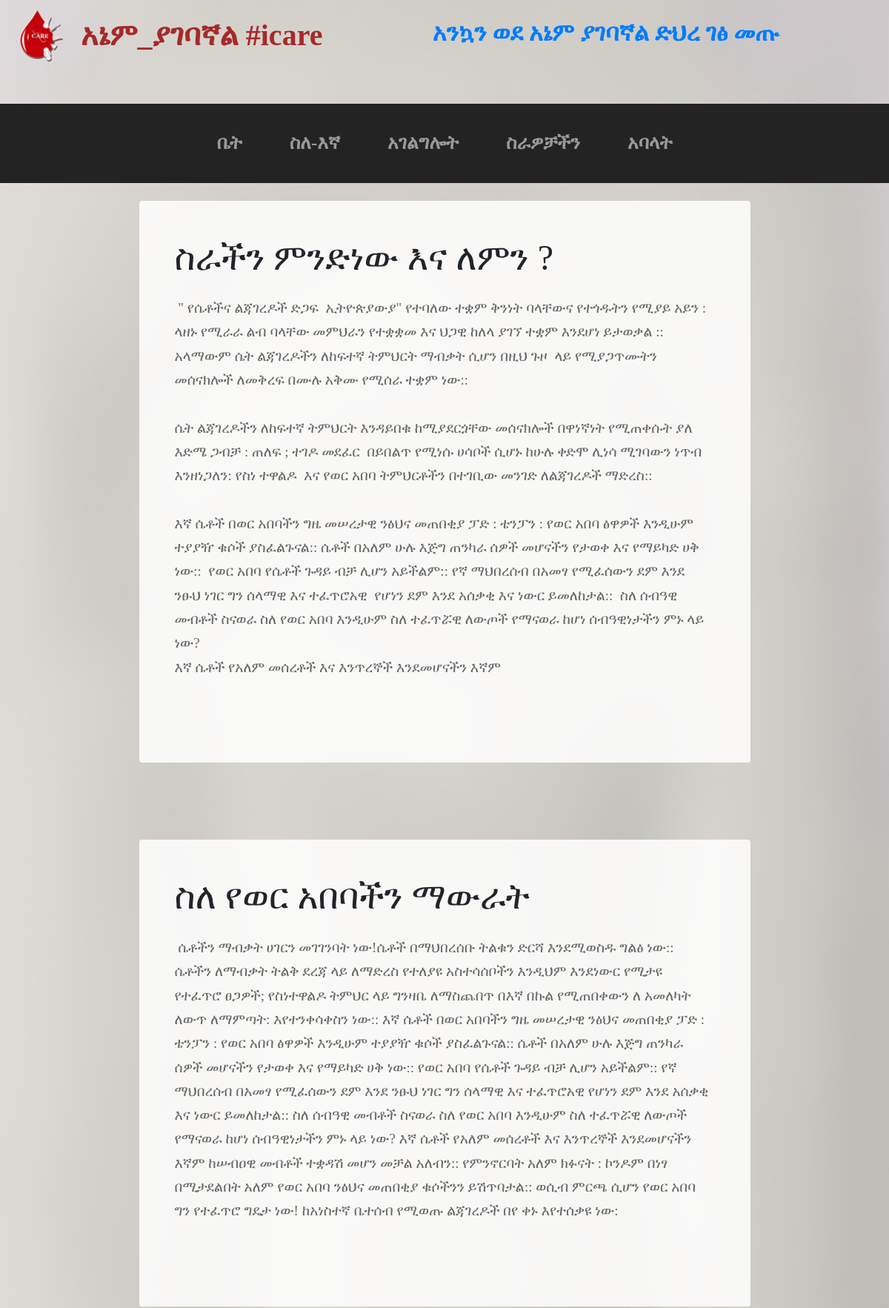
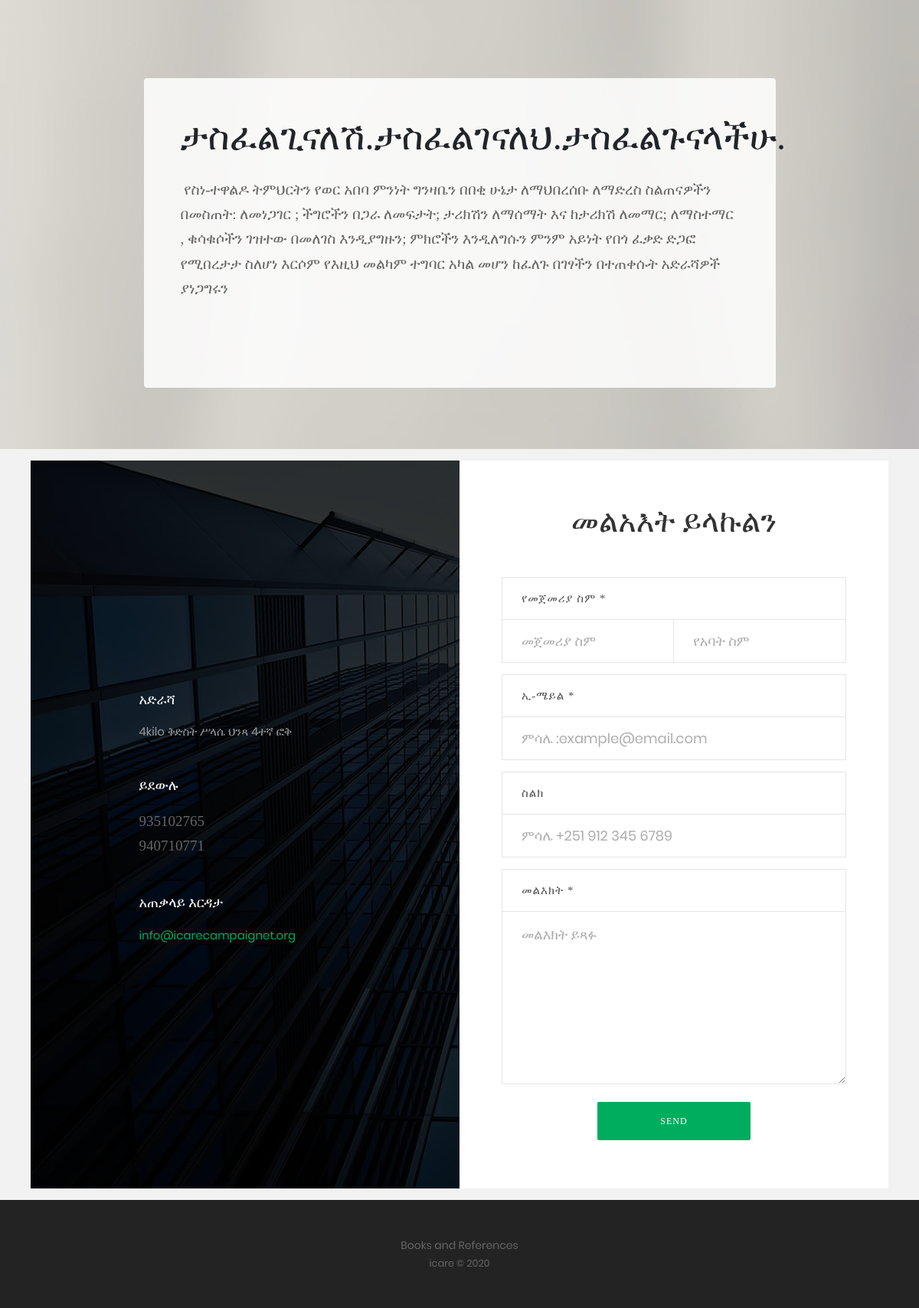
/about, run on the app's committed database (2 pictures, top to bottom).
### pages/models.py (models this page shows, shortened)
class header(models.Model):
    company_name = models.CharField(max_length=50, unique=True)
    pic = models.ImageField(upload_to='static/img/logo', null=True)
    welcome = models.TextField(max_length=100, null=True)

class about_content(models.Model):
    title = models.CharField(max_length=50, null=True, unique=True)
    description = models.TextField(max_length=1000)

class contact(models.Model):
    address = models.CharField(max_length=100, null=True, unique=False)
    phone = models.TextField(null=True, unique=False)
    email = models.CharField(max_length= 25, null=True, unique=False)

### pages/views.py (the view)
# urls.py: path('about', views.about, name='about'),
def about(request):
	about_content = models.about_content.objects.all()
	contacts = models.contact.objects.all()
	header = models.header.objects.all()
	return render(request, 'about.html', {'about_content': about_content, 'contacts': contacts, 'header': header})

### templates/about.html (shortened to what this page needs)
{% extends 'base.html' %}
{% block content %}
    {%for ac in about_content%}
        <br>
        <section class="page-section about-heading">
            <div class="container">
                <div class="about-heading-content">
                    <div class="row">
                        <div class="col-xl-9 col-lg-10 mx-auto">
                            <div class="bg-faded rounded p-5">
                                <h2 class="section-heading mb-4">
                                    <span class="section-heading-lower">{{ac.title}}</span>
                                </h2>
                                <p class="mb-0"> {{ac.description}}
                                </p>
                            </div>
                        </div>
                    </div>
                </div>
            </div>
        </section>
{%endfor%}
{% endblock %}

### templates/base.html (shortened to what this page needs)
{% load static %}
<!DOCTYPE html>
<html lang="amh">
    <head>
        <link rel="stylesheet" href="{% static 'vendor/bootstrap/css/bootstrap.min.css' %}" >
        <link rel="stylesheet" href="{% static 'css/business-casual.min.css' %}" >
		<link rel="stylesheet" type="text/css" href="{% static 'contact/vendor/bootstrap/css/bootstrap.min.css' %}">
		<link rel="stylesheet" type="text/css" href="{% static 'contact/fonts/font-awesome-4.7.0/css/font-awesome.min.css' %}">
		<link rel="stylesheet" type="text/css" href="{% static 'contact/fonts/Linearicons-Free-v1.0.0/icon-font.min.css' %}">
		<link rel="stylesheet" type="text/css" href="{% static 'contact/vendor/animate/animate.css' %}">
		<link rel="stylesheet" type="text/css" href="{% static 'contact/vendor/css-hamburgers/hamburgers.min.css' %}">
		<link rel="stylesheet" type="text/css" href="{% static 'contact/vendor/animsition/css/animsition.min.css' %}">
		<link rel="stylesheet" type="text/css" href="{% static 'contact/vendor/select2/select2.min.css' %}">
		<link rel="stylesheet" type="text/css" href="{% static 'contact/vendor/daterangepicker/daterangepicker.css' %}" >
		<link rel="stylesheet" type="text/css" href="{% static 'contact/css/util.css' %}">
		<link rel="stylesheet" type="text/css" href="{% static 'contact/css/main.css' %}">
	</head>
<body>
{% for msg in header %}
        <h1 class="site-heading text-center text-white d-none d-lg-block">
            <div id="logo" class="pull-left" style="float: left">
                <img src="{{ msg.pic }}">
            </div>
            <span class="site-heading-lower" style="float: left">{{msg.company_name}}</span>
			<span class="site-heading-upper text-primary" style="text-align: center;">{{ msg.welcome }}</span>
        </h1>
        <nav class="navbar navbar-expand-lg navbar-dark py-lg-4" id="mainNav">
            <div class="container">
                <div class="collapse navbar-collapse" id="navbarResponsive">
                    <ul class="navbar-nav mx-auto">
                        <li class="nav-item active px-lg-4">
                        <a class="nav-link text-uppercase text-expanded" style="font-size: 25px; font-family: Ethiopia Jiret;" href="{% url 'index' %}">ቤት
                            <span class="sr-only">(current)</span></a>
                        </li>
                         <li class="nav-item active px-lg-4">
                           <a class="nav-link text-uppercase text-expanded" style="font-size: 25px; font-family: Ethiopia Jiret;" href="{% url 'about' %}">ስለ-እኛ</a>
                         </li>
                         <li class="nav-item active px-lg-4">
                           <a class="nav-link text-uppercase text-expanded" style="font-size: 25px; font-family: Ethiopia Jiret;" href="{% url 'service' %}">አገልግሎት</a>
                         </li>
                         <li class="nav-item active px-lg-4">
                           <a class="nav-link text-uppercase text-expanded" style="font-size: 25px; font-family: Ethiopia Jiret;" href="{% url 'our_work' %}">ስራዎቻችን</a>
                         </li>
                         <li class="nav-item active px-lg-4">
                           <a class="nav-link text-uppercase text-expanded" style="font-size: 25px; font-family: Ethiopia Jiret;" href="{% url 'portfolio' %}">አባላት</a>
                         </li>
                    </ul>
                </div>
            </div>
        </nav>
{% endfor %}
{% block content %}
{% endblock content %}
{% for contact in contacts %}
<div class="container-contact100">
		<div class="wrap-contact100">
			<form class="contact100-form validate-form">
				<span class="contact100-form-title">
					መልአእት ይላኩልን
				</span>
				<label class="label-input100" for="first-name">የመጀመሪያ ስም *</label>
				<div class="wrap-input100 rs1-wrap-input100 validate-input" data-validate="የመጀመሪያ ስም ያስገቡ">
					<input id="first-name" class="input100" type="text" name="first-name" placeholder="መጀመሪያ ስም">
				</div>
				<div class="wrap-input100 rs2-wrap-input100 validate-input" data-validate="የአባት ስም ያስገቡ">
					<input class="input100" type="text" name="last-name" placeholder="የአባት ስም">
				</div>
				<label class="label-input100" for="email">ኢ-ሜይል *</label>
				<div class="wrap-input100 validate-input" data-validate = "በትክክል ያስገቡ፣ምሳሌ: ex@abc.xyz">
					<input id="email" class="input100" type="text" name="email" placeholder="ምሳሌ :example@email.com">
				</div>
				<label class="label-input100" for="phone">ስልክ</label>
				<div class="wrap-input100">
					<input id="phone" class="input100" type="text" name="phone" placeholder="ምሳሌ +251 912 345 6789">
				</div>
				<label class="label-input100" for="message">መልእክት *</label>
				<div class="wrap-input100 validate-input" data-validate = "መልእክት አላስገቡም">
					<textarea id="message" class="input100" name="message" placeholder="መልእክት ይጻፉ"></textarea>
				</div>
				<div class="container-contact100-form-btn">
					<button class="contact100-form-btn">
						send
					</button>
				</div>
			</form>
			<div class="contact100-more flex-col-c-m" style="background-image: url('contact/images/bg-01.jpg');">
				<div class="flex-w size1 p-b-47">
					<div class="txt1 p-r-25">
						<span class="lnr lnr-map-marker"></span>
					</div>
					<div class="flex-col size2">
						<span class="txt1 p-b-20">
							አድራሻ
						</span>
						<span class="txt2">
                            {{contact.address}}
						</span>
					</div>
				</div>
				<div class="dis-flex size1 p-b-47">
					<div class="txt1 p-r-25">
						<span class="lnr lnr-phone-handset"></span>
					</div>
					<div class="flex-col size2">
						<span class="txt1 p-b-20">
							ይደውሉ
						</span>
						<span class="txt3">
							<p class="mb-0">{{ contact.phone }}</p>
						</span>
					</div>
				</div>
				<div class="dis-flex size1 p-b-47">
					<div class="txt1 p-r-25">
						<span class="lnr lnr-envelope"></span>
					</div>
					<div class="flex-col size2">
						<span class="txt1 p-b-20">
							አጠቃላይ እርዳታ
						</span>
						<span class="txt3">
                            {{ contact.email}}
						</span>
					</div>
				</div>
			</div>
		</div>
	</div>
{% endfor %}
        <footer class="footer text-faded text-center py-5">
            <div class="container">
                <p class="m-0 small"> <a href="{% url 'references' %}">Books and References </a></p>
                <p class="m-0 small">icare &copy; 2020</p>
            </div>
        </footer>
</body>
</html>

### static/contact/css/main.css (style rules this page uses)
* { margin: 0px; padding: 0px; box-sizing: border-box; }
body, html { height: 100%; font-family: Poppins-Regular, sans-serif; }
a { font-family: Poppins-Regular; font-size: 14px; line-height: 1.7; color: #666666; margin: 0px; transition: all 0.4s; -webkit-transition: all 0.4s; -o-transition: all 0.4s; -moz-transition: all 0.4s; }
h1,h2,h3,h4,h5,h6 { margin: 0px; }
p { font-family: Poppins-Regular; font-size: 14px; line-height: 1.7; color: #666666; margin: 0px; }
ul, li { margin: 0px; list-style-type: none; }
input { outline: none; border: none; }
textarea { outline: none; border: none; }
button { outline: none !important; border: none; background: transparent; }
.txt1 { font-family: Poppins-Regular; font-size: 18px; line-height: 1.2; color: #fff; }
.txt2 { font-family: Poppins-Regular; font-size: 15px; line-height: 1.6; color: #999999; }
.txt3 { font-family: Poppins-Regular; font-size: 15px; line-height: 1.6; color: #00ad5f; }
.size1 { width: 355px; max-width: 100%; }
.size2 { width: calc(100% - 43px); }
.container-contact100 { width: 100%; min-height: 100vh; display: -webkit-box; display: -webkit-flex; display: -moz-box; display: -ms-flexbox; display: flex; flex-wrap: wrap; justify-content: center; align-items: center; padding: 15px; background: #f2f2f2; }
.wrap-contact100 { width: 1120px; background: #fff; overflow: hidden; display: -webkit-box; display: -webkit-flex; display: -moz-box; display: -ms-flexbox; display: flex; flex-wrap: wrap; align-items: stretch; flex-direction: row-reverse; }
.contact100-more { width: 50%; background-repeat: no-repeat; background-size: cover; background-position: center; position: relative; z-index: 1; padding: 30px 15px 0px 15px; }
.contact100-more::before { content: ""; display: block; position: absolute; z-index: -1; width: 100%; height: 100%; top: 0; left: 0; background: rgba(0,0,0,0.8); }
.contact100-form { width: 50%; display: -webkit-box; display: -webkit-flex; display: -moz-box; display: -ms-flexbox; display: flex; flex-wrap: wrap; padding: 56px 55px 63px 55px; }
.contact100-form-title { width: 100%; display: block; font-family: Ethiopia Jiret; font-size: 40px; color: #333333; line-height: 1.2; text-align: center; padding-bottom: 33px; }
.wrap-input100 { width: 100%; position: relative; border: 1px solid #e6e6e6; }
.rs1-wrap-input100, .rs2-wrap-input100 { width: 50%; }
.rs2-wrap-input100 { border-left: none; }
.label-input100 { font-family: Abyssinica SIL; font-size: 15px; color: #555555; line-height: 1.5; text-transform: uppercase; letter-spacing: 1px; display: -webkit-box; display: -webkit-flex; display: -moz-box; display: -ms-flexbox; display: flex; align-items: center; width: 100%; min-height: 55px; border: 1px solid #e6e6e6; border-bottom: none; padding: 10px 25px; margin-top: 15px; margin-bottom: 0; }
.input100 { display: block; width: 100%; background: transparent; font-family: Poppins-Regular; font-size: 18px; color: #666666; line-height: 1.2; padding: 0 25px; }
input.input100 { height: 55px; }
textarea.input100 { min-height: 139px; padding-top: 19px; padding-bottom: 15px; }
.container-contact100-form-btn { width: 100%; display: -webkit-box; display: -webkit-flex; display: -moz-box; display: -ms-flexbox; display: flex; flex-wrap: wrap; justify-content: center; padding-top: 23px; }
.contact100-form-btn { display: -webkit-box; display: -webkit-flex; display: -moz-box; display: -ms-flexbox; display: flex; justify-content: center; align-items: center; padding: 0 20px; min-width: 200px; height: 50px; border-radius: 2px; background: #00ad5f; font-family: Montserrat-Bold; font-size: 12px; color: #fff; line-height: 1.2; text-transform: uppercase; letter-spacing: 1px; -webkit-transition: all 0.4s; -o-transition: all 0.4s; -moz-transition: all 0.4s; transition: all 0.4s; }
.validate-input { position: relative; }

### data on the page
header: pic (picture), company_name "አኔም_ያገባኛል #icare", welcome "አንኳን ወደ አኔም ያገባኛል ድህረ ገፅ መጡ"
about_content: title "ስራችን ምንድነው እና ለምን ?", description "\" የሴቶችና ልጃገረዶች ድጋፍ ኢትዮጵያውያ\" የተባለው ተቋም ቅንነት ባላቸውና የተጎዱትን የሚያይ አይን : ላዘኑ የሚራራ ልብ ባላቸው መምህራን የተቋቋመ እና ህጋዊ ከለላ ያገኘ ተቋም እንደሆነ ይታወቃል :: አላማውም ሴት ልጃገረዶችን ለከፍተኛ ትምህርት ማብቃት ሲሆን በዚህ ጉዞ ላይ የሚያጋጥሙትን መሰናክሎች ለመቅረፍ በሙሉ አቅሙ የሚሰራ ተቋም ነው:: ሴት ልጃገረዶችን ለከፍተኛ ትምህርት እንዳይበቁ ከሚያደርጏቸው መሰናክሎች በዋነኛነት የሚጠቀሱት ያለ እድሜ ጋብቻ : ጠለፍ ; ተገዶ መደፈር በይበልጥ የሚነሱ ሀሳቦች ሲሆኑ ከሁሉ ቀድሞ ሊነሳ ሚገባውን ነጥብ እንዘነጋለን: የስነ ተዋልዶ እና የወር አበባ ትምህርቶችን በተገቢው መንገድ ለልጃገረዶች ማድረስ:: እኛ ሴቶች በወር አበባችን ግዜ መሠረታዊ ንፅህና መጠበቂያ ፓድ : ቴንፓን : የወር አበባ ፅዋዎች እንዲሁም ተያያዥ ቁሶች ያስፈልጉናል:: ሴቶች በአለም ሁሉ እጅግ ጠንካራ ሰዎች መሆናችን የታወቀ እና የማይካድ ሀቅ ነው:: የወር አበባ የሴቶች ጉዳይ ብቻ ሊሆን አይችልም:: የኛ ማህበረሰብ በአመፃ የሚፈሰውን ደም እንደ ንፁህ ነገር ግን ሰላማዊ እና ተፈጥሮአዊ የሆነን ደም እንደ አሰቃቂ እና ነውር ይመለከታል:: ስለ ሰብዓዊ መብቶች ስናወራ ስለ የወር…"
about_content: title "ስለ የወር አበባችን ማውራት", description "ሴቶችን ማብቃት ሀገርን መገገንባት ነው!ሴቶች በማህበረሰቡ ትልቁን ድርሻ እንደሚወስዱ ግልፅ ነው:: ሴቶችን ለማብቃት ትልቅ ደረጃ ላይ ለማድረስ የተለያዩ አስተሳሰቦችን እንዲህም እንደነውር የሚታዩ የተፈጥሮ ፀጋዎች; የስነተዋልዶ ትምህር ላይ ግንዛቤ ለማስጨበጥ በእኛ በኩል የሚጠበቀውን ለ አመለካት ለውጥ ለማምጣት: እየተንቀሳቀስን ነው:: እኛ ሴቶች በወር አበባችን ግዜ መሠረታዊ ንፅህና መጠበቂያ ፓድ : ቴንፓን : የወር አበባ ፅዋዎች እንዲሁም ተያያዥ ቁሶች ያስፈልጉናል:: ሴቶች በአለም ሁሉ እጅግ ጠንካራ ሰዎች መሆናችን የታወቀ እና የማይካድ ሀቅ ነው:: የወር አበባ የሴቶች ጉዳይ ብቻ ሊሆን አይችልም:: የኛ ማህበረሰብ በአመፃ የሚፈሰውን ደም እንደ ንፁህ ነገር ግን ሰላማዊ እና ተፈጥሮአዊ የሆነን ደም እንደ አሰቃቂ እና ነውር ይመለከታል:: ስለ ሰብዓዊ መብቶች ስናወራ ስለ የወር አበባ እንዲሁም ስለ ተፈጥሯዊ ለውጦች የማናወራ ከሆነ ሰብዓዊነታችን ምኑ ላይ ነው? እኛ ሴቶች የአለም መሰረቶች እና እንጥረኞች እንደመሆናችን እኛም ከሠብዐዊ መብቶች ተቋዳሽ መሆን መቻል አለብን:: የምንኖርባት አለም ክፉናት : ኮንዶም በነፃ በሚታደልበት አለም የወር አበባ ንፅህና መጠበቂያ ቁሶችንን ይሽጥባታል::…"
about_content: title "ታስፈልጊናለሽ.ታስፈልገናለህ.ታስፈልጉናላችሁ.", description "የስነ-ተዋልዶ ትምህርትን የወር አበባ ምንነት ግንዛቤን በበቂ ሁኔታ ለማህበረሰቡ ለማድረስ ስልጠናዎችን በመስጠት: ለመነጋገር ; ችግሮችን በጋራ ለመፍታት; ታሪክሽን ለማሰማት እና ከታሪክሽ ለመማር; ለማስተማር , ቁሳቁሶችን ገዝተው በመለገስ እንዲያግዙን; ምክሮችን እንዲለግሱን ምንም አይነት የበጎ ፈቃድ ድጋፎ የሚበረታታ ስለሆነ እርሶም የእዚህ መልካም ተግባር አካል መሆን ከፈለጉ በገፃችን በተጠቀሱት አድራሻዎች ያነጋግሩን"
contact: address "4kilo ቅድስት ሥላሴ ህንጻ 4ተኛ ፎቅ", phone "935102765 940710771", email "info@icarecampaignet.org"
